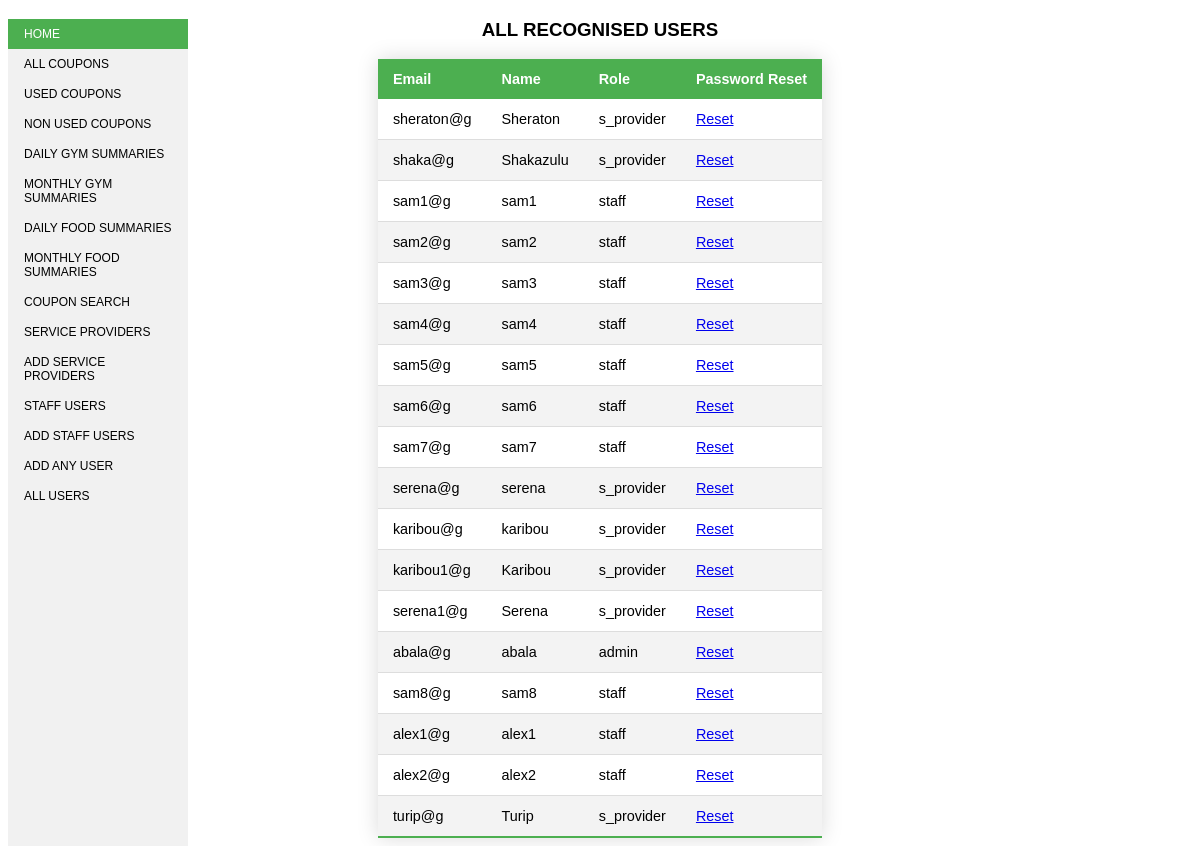
Page /show_all_users on the committed database.
### models.py (models this page shows)
class User(UserMixin,db.Model):
    id = db.Column(db.Integer, primary_key=True) # primary keys are required by SQLAlchemy
    email = db.Column(db.String(100), unique=True)
    password = db.Column(db.String(100))
    name = db.Column(db.String(1000))
    role = db.Column(db.String(80))

### main.py (the view)
@main.route('/show_all_users')
def show_all_users():
    headline ="ALL RECOGNISED USERS"
    allusers = User.query.all()
    return render_template('show_all_users.html',headline=headline, allusers=allusers )

### main.py (called while the page is built)
@main.before_request
def before_request():
    g.user = current_user

### templates/show_all_users.html (shortened to what this page needs)
{% extends "base5.html" %}
{% block content %}
      <h3>
         {{ headline }}
      </h3>
      <table>
         <thead>
            <tr>
               <th>Email</th>
               <th>Name</th>
               <th>Role</th>
               <th>Password Reset</th>
            </tr>
         </thead>
         <tbody>
            {% for alluser in allusers %}
               <tr>
                  <td>{{ alluser.email }}</td>
                  <td>{{ alluser.name }}</td>
                  <td>{{ alluser.role }}</td>
                  <td><a href="/reset_passwords/{{alluser.id}}">Reset</a></td>
               </tr>
            {% endfor %}
         </tbody>
      </table>
{% endblock %}

### templates/base5.html (shortened to what this page needs)
<!DOCTYPE html>
<html lang = "en">
   <head>
  </head>
   <body>
      <ul>
         <li><a class="active" href="{{ url_for('main.index') }}">HOME</a></li>
         <li><a href="{{ url_for('main.show_all_coupons') }}">ALL COUPONS</a></li>
         <li><a href="{{ url_for('main.show_used_coupons') }}">USED COUPONS</a></li>
         <li><a href="{{ url_for('main.show_booked_coupons') }}">NON USED COUPONS</a></li>
         <li><a href="{{ url_for('main.daily_gym_summary') }}">DAILY GYM SUMMARIES</a></li>
         <li><a href="{{ url_for('main.monthly_gym_summary') }}">MONTHLY GYM SUMMARIES</a></li>
         <li><a href="{{ url_for('main.daily_food_summary') }}">DAILY FOOD SUMMARIES</a></li>
         <li><a href="{{ url_for('main.monthly_food_summary') }}">MONTHLY FOOD SUMMARIES</a></li>
         <li><a href="{{ url_for('main.search_by') }}">COUPON SEARCH</a></li>
         <li><a href="{{ url_for('main.show_all_providers') }}">SERVICE PROVIDERS</a></li>
         <li><a href="{{ url_for('auth.register_providers') }}">ADD SERVICE PROVIDERS</a></li>
         <li><a href="{{ url_for('main.show_end_users') }}">STAFF USERS</a></li>
         <li><a href="{{ url_for('auth.register_endusers') }}">ADD STAFF USERS</a></li>
         <li><a href="{{ url_for('auth.register_all_users') }}">ADD ANY USER</a></li>
         <li><a href="{{ url_for('main.show_all_users') }}">ALL USERS</a></li>
       </ul>
       {% block content %}
       {% endblock %}
</body>
</html>

### templates/base5.html (style rules this page uses)
table { border-collapse: collapse; margin-left: auto; margin-right: auto; font-size: 0.9em; font-family: sans-serif; min-width: 400px; box-shadow: 0 0 20px rgba(0, 0, 0, 0.15); }
table thead tr { background-color: #4CAF50; color: #ffffff; text-align: left; }
table th, table td { padding: 12px 15px; }
table tbody tr { border-bottom: 1px solid #dddddd; }
table tbody tr:nth-of-type(even) { background-color: #f3f3f3; }
table tbody tr:last-of-type { border-bottom: 2px solid #4CAF50; }
h3, h1 { text-align:center; font-family: sans-serif; }
ul { list-style-type: none; margin: 0; padding: 0; width: 15%; background-color: #f1f1f1; position: fixed; height: 100%; overflow: auto; }
li a { display: block; color: #000; padding: 8px 16px; text-decoration: none; font-size: 12px; font-family: sans-serif; }
li a.active { background-color: #4CAF50; color: white; }

### rows in the picture
User: email "sheraton@g", name "Sheraton", role "s_provider"
User: email "shaka@g", name "Shakazulu", role "s_provider"
User: email "sam1@g", name "sam1", role "staff"
User: email "sam2@g", name "sam2", role "staff"
User: email "sam3@g", name "sam3", role "staff"
User: email "sam4@g", name "sam4", role "staff"
User: email "sam5@g", name "sam5", role "staff"
User: email "sam6@g", name "sam6", role "staff"
User: email "sam7@g", name "sam7", role "staff"
User: email "serena@g", name "serena", role "s_provider"
User: email "karibou@g", name "karibou", role "s_provider"
User: email "karibou1@g", name "Karibou", role "s_provider"
User: email "serena1@g", name "Serena", role "s_provider"
User: email "abala@g", name "abala", role "admin"
User: email "sam8@g", name "sam8", role "staff"
User: email "alex1@g", name "alex1", role "staff"
User: email "alex2@g", name "alex2", role "staff"
User: email "turip@g", name "Turip", role "s_provider"

### other values in the picture
{{ headline }} "ALL RECOGNISED USERS"
